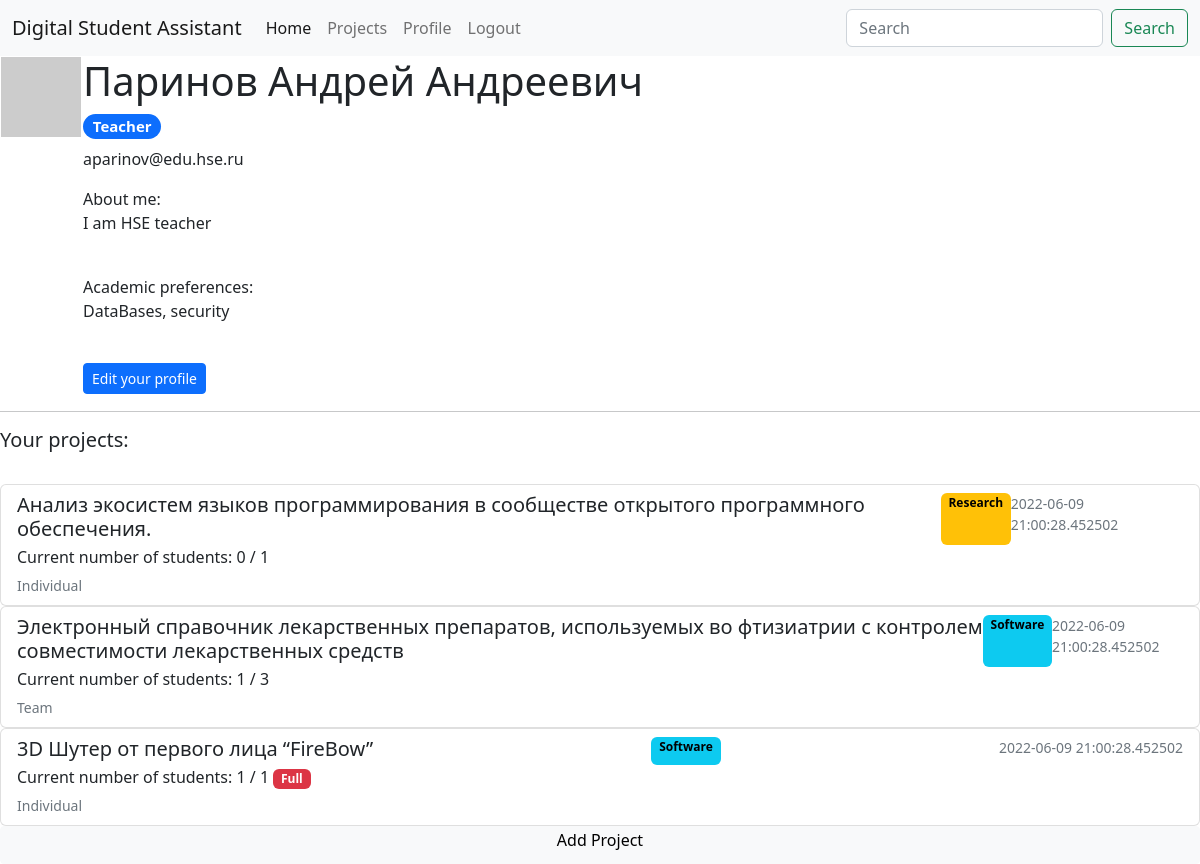
The app's page /user/Паринов Андрей Андреевич (signed in) with its own data.
### app/models.py (models this page shows, shortened)
class User(UserMixin, db.Model):
    id = db.Column(db.Integer, primary_key=True)
    username = db.Column(db.String(64), index=True, unique=True)
    email = db.Column(db.String(120), index=True, unique=True)
    password_hash = db.Column(db.String(128))
    projects = db.relationship('Project', secondary = user_project, backref='users')
    about_me = db.Column(db.String(140))
    last_seen = db.Column(db.DateTime, default=datetime.utcnow)
    preferences = db.Column(db.String(500))
    usertype = db.Column(db.String(120))
    accepted = db.Column(db.String(120), default = 'no')
    def avatar(self, size):
        digest = md5(self.email.lower().encode('utf-8')).hexdigest()
        return 'https://www.gravatar.com/avatar/{}?d=mp&s={}'.format(
            digest, size)

class Project(db.Model):
    id = db.Column(db.Integer, primary_key=True)
    title = db.Column(db.String(140), unique=True)
    slug = db.Column(db.String(140), unique=True)
    body = db.Column(db.String(140))
    type = db.Column(db.String(140))
    view = db.Column(db.String(140))
    current_number_of_students = db.Column(db.Integer, default = 0)
    max_students = db.Column(db.Integer)
    created = db.Column(db.DateTime, default=datetime.now())

### app/routes.py (the view)
@app.route('/user/<username>', methods=['GET', 'POST'])
@login_required
def user(username):
    user = User.query.filter_by(username=username).first_or_404()
    projects = user.projects
    return render_template('user.html', user=user, projects = projects)

### app/models.py (called while the page is built)
@login.user_loader
def load_user(id):
    return User.query.get(int(id))

### app/routes.py (called while the page is built)
@app.before_request
def before_request():
    if current_user.is_authenticated:
        current_user.last_seen = datetime.utcnow()
        db.session.commit()

### app/templates/user.html
{% extends "base.html" %}
{% block content %}
    <table>
        <tr valign="top">
            <td><img src="{{ user.avatar(128) }}"></td>
            <td>
                <h1>{{ user.username }}</h1>
                {%if user.usertype == "Teacher"%}
                <h5><span class="badge rounded-pill text-bg-primary">{{user.usertype}}</span></h5>
                {% else %}
                <h5><span class="badge rounded-pill text-bg-light">{{user.usertype}}</span></h5>
                {% endif %}
                {% if user.email %}<p>{{ user.email }}</p>{% endif %}
                About me:
                {% if user.about_me %}<p>{{ user.about_me }}</p>{% endif %} <br>
                Academic preferences:
                {% if user.preferences %}<p>{{ user.preferences }}</p>{% endif %} <br>
                {% if user == current_user %}
                <a href="{{ url_for('edit_profile') }}" class="btn btn-primary btn-sm" role="button" data-bs-toggle="button">Edit your profile</a>
                {% endif %}
            </td>
        </tr>
    </table>
    <hr>
<h5>Your projects:</h5> <br>
{% for project in projects%}
<div class="list-group">
    <a href="{{ url_for('projects.project_detail', title=project.title) }}" class="list-group-item list-group-item-action">
    <div class="d-flex w-100 justify-content-between">
      <h5 class="mb-1">{{project.title}}</h5>
      {% if project.type == 'Software'%}
      <span class="badge text-bg-info"> {{project.type}}</span>
      {% else %}
      <span class="badge text-bg-warning"> {{project.type}} </span>
      {% endif %}
      <small class="text-muted">{{project.created}}</small>
    </div>
    <p class="mb-1">Current number of students: {{project.current_number_of_students}} / {{project.max_students}}
    {% if project.current_number_of_students == project.max_students %}
        <span class="badge text-bg-danger">Full</span>
    {% endif %}
    </p>
    <small class="text-muted">{{project.view}}</small>
  </a>
</div>
{% endfor %}
{% if user == current_user and current_user.usertype == "Teacher"%}
<a href="{{ url_for('add_project') }}" class="btn btn-light btn-sm d-grid" role="button" data-bs-toggle="button"><h6>Add Project</h6></a>
{% endif %}
{% endblock %}

### app/templates/base.html (shortened to what this page needs)
<!doctype html>
<html lang="en">
<head>
    <link href="https://cdn.jsdelivr.net/npm/bootstrap@5.2.0-beta1/dist/css/bootstrap.min.css" rel="stylesheet">
</head>
<body>
{% block navbar %}
<nav class="navbar navbar-expand-lg bg-light">
  <div class="container-fluid">
    <a class="navbar-brand" href="#">Digital Student Assistant</a>
    <div class="collapse navbar-collapse" id="navbarSupportedContent">
        <ul class="navbar-nav me-auto mb-2 mb-lg-0">
            <li class="nav-item">
                <a class="nav-link active" aria-current="page" href="{{ url_for('index') }}">Home</a>
            </li>
            <li class="nav-item">
                <a class="nav-link" href="{{ url_for('projects.index') }}">Projects</a>
            </li>
            <li class="nav-item">
                {% if current_user.is_anonymous %}
                <li><a class="nav-link" href="{{ url_for('login') }}">Login</a></li>
                {% else %}
                 <li><a class="nav-link" href="{{ url_for('user', username=current_user.username) }}">Profile</a></li>
                 <li><a class="nav-link" href="{{ url_for('logout') }}">Logout</a></li>
                {% endif %}
            </li>
        </ul>
        <form class="d-flex" role="search">
            <input class="form-control me-2" type="search" placeholder="Search" aria-label="Search">
            <button class="btn btn-outline-success" type="submit">Search</button>
        </form>
    </div>
  </div>
</nav>
{% endblock %}
{% block content %}{% endblock %}
</body>
</html>

### records on screen
User: username "Паринов Андрей Андреевич", usertype "Teacher", email "aparinov@edu.hse.ru", about_me "I am HSE teacher", preferences "DataBases, security"
Project: title "Анализ экосистем языков программирования в сообществе открытого программного обеспечения.", type "Research", created "2022-06-09 21:00:28.452502", current_number_of_students "0", max_students "1", view "Individual"
Project: title "Электронный справочник лекарственных препаратов, используемых во фтизиатрии с контролем совместимости лекарственных средств", type "Software", created "2022-06-09 21:00:28.452502", current_number_of_students "1", max_students "3", view "Team"
Project: title "3D Шутер от первого лица “FireBow”", type "Software", created "2022-06-09 21:00:28.452502", current_number_of_students "1", max_students "1", shows "Full", view "Individual"
